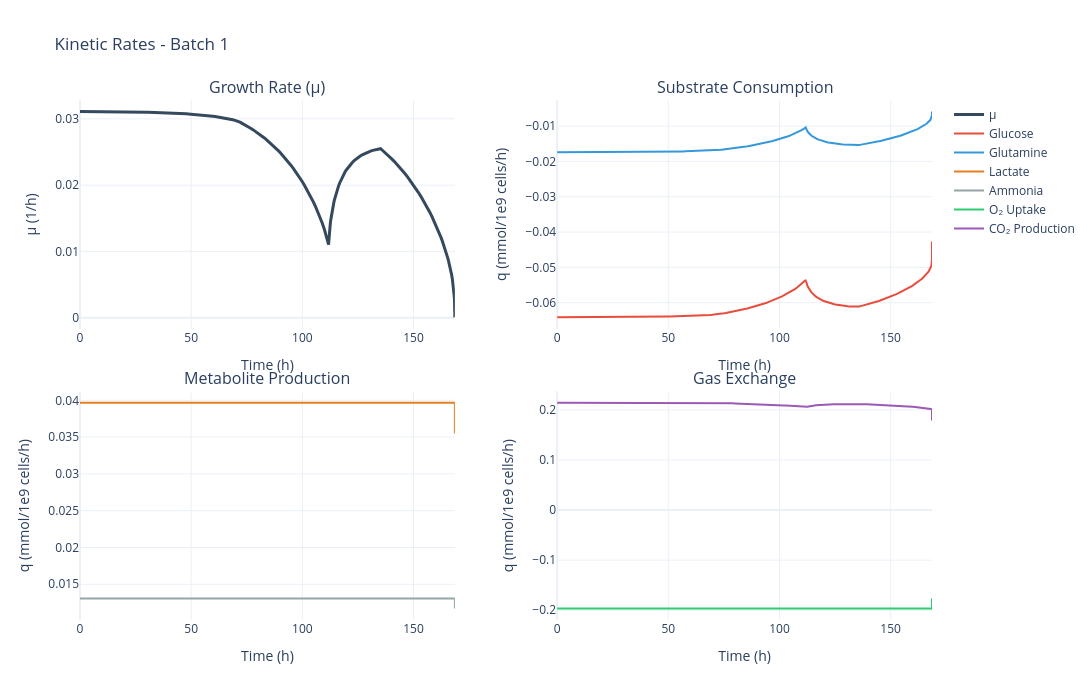

Notebook code for this chart:
### Code cell
# Specific rates (mu, q_Glc, q_Gln, q_Lac, q_O2, etc.)
fig = data.plot_kinetic_rates(batch_number=BATCH_NUMBER)
fig.show()

### Figure 1 — Plotly figure (JSON) as saved in the notebook; plotly's stock layout.template omitted (floating-point values rounded to 4 significant figures; data arrays with more than 128 entries replaced by an {"elided": "..."} marker saying what was removed)
{"data": [{"line": {"color": "#34495E", "width": 3}, "mode": "lines", "name": "μ", "type": "scatter", "x": {"elided": "280 float values"}, "xaxis": "x", "y": {"elided": "280 float values"}, "yaxis": "y"}, {"line": {"color": "#E74C3C", "width": 2}, "mode": "lines", "name": "Glucose", "type": "scatter", "x": {"elided": "280 float values"}, "xaxis": "x2", "y": {"elided": "280 float values"}, "yaxis": "y2"}, {"line": {"color": "#3498DB", "width": 2}, "mode": "lines", "name": "Glutamine", "type": "scatter", "x": {"elided": "280 float values"}, "xaxis": "x2", "y": {"elided": "280 float values"}, "yaxis": "y2"}, {"line": {"color": "#E67E22", "width": 2}, "mode": "lines", "name": "Lactate", "type": "scatter", "x": {"elided": "280 float values"}, "xaxis": "x3", "y": {"elided": "280 float values"}, "yaxis": "y3"}, {"line": {"color": "#95A5A6", "width": 2}, "mode": "lines", "name": "Ammonia", "type": "scatter", "x": {"elided": "280 float values"}, "xaxis": "x3", "y": {"elided": "280 float values"}, "yaxis": "y3"}, {"line": {"color": "#2ECC71", "width": 2}, "mode": "lines", "name": "O₂ Uptake", "type": "scatter", "x": {"elided": "280 float values"}, "xaxis": "x4", "y": {"elided": "280 float values"}, "yaxis": "y4"}, {"line": {"color": "#9B59B6", "width": 2}, "mode": "lines", "name": "CO₂ Production", "type": "scatter", "x": {"elided": "280 float values"}, "xaxis": "x4", "y": {"elided": "280 float values"}, "yaxis": "y4"}], "layout": {"annotations": [{"font": {"size": 16}, "showarrow": false, "text": "Growth Rate (μ)", "x": 0.22, "xanchor": "center", "xref": "paper", "y": 1, "yanchor": "bottom", "yref": "paper"}, {"font": {"size": 16}, "showarrow": false, "text": "Substrate Consumption", "x": 0.78, "xanchor": "center", "xref": "paper", "y": 1, "yanchor": "bottom", "yref": "paper"}, {"font": {"size": 16}, "showarrow": false, "text": "Metabolite Production", "x": 0.22, "xanchor": "center", "xref": "paper", "y": 0.44, "yanchor": "bottom", "yref": "paper"}, {"font": {"size": 16}, "showarrow": false, "text": "Gas Exchange", "x": 0.78, "xanchor": "center", "xref": "paper", "y": 0.44, "yanchor": "bottom", "yref": "paper"}], "height": 700, "hovermode": "x unified", "legend": {"x": 1.02, "xanchor": "left", "y": 1, "yanchor": "top"}, "showlegend": true, "title": {"text": "Kinetic Rates - Batch 1"}, "width": 1200, "xaxis": {"anchor": "y", "domain": [0, 0.44], "title": {"text": "Time (h)"}}, "xaxis2": {"anchor": "y2", "domain": [0.56, 1], "title": {"text": "Time (h)"}}, "xaxis3": {"anchor": "y3", "domain": [0, 0.44], "title": {"text": "Time (h)"}}, "xaxis4": {"anchor": "y4", "domain": [0.56, 1], "title": {"text": "Time (h)"}}, "yaxis": {"anchor": "x", "domain": [0.56, 1], "title": {"text": "μ (1/h)"}}, "yaxis2": {"anchor": "x2", "domain": [0.56, 1], "title": {"text": "q (mmol/1e9 cells/h)"}}, "yaxis3": {"anchor": "x3", "domain": [0, 0.44], "title": {"text": "q (mmol/1e9 cells/h)"}}, "yaxis4": {"anchor": "x4", "domain": [0, 0.44], "title": {"text": "q (mmol/1e9 cells/h)"}}}}
